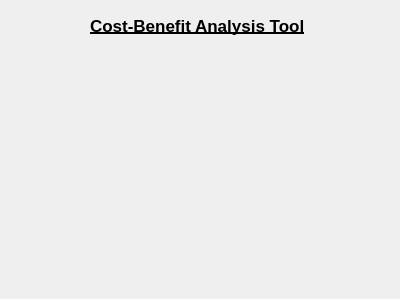
<?xml version="1.0" encoding="UTF-8"?>
<ui version="4.0">
 <class>AboutWindow</class>
 <widget class="QDialog" name="AboutWindow">
  <property name="geometry">
   <rect>
    <x>0</x>
    <y>0</y>
    <width>400</width>
    <height>299</height>
   </rect>
  </property>
  <property name="windowTitle">
   <string>About</string>
  </property>
  <widget class="QLabel" name="label">
   <property name="geometry">
    <rect>
     <x>90</x>
     <y>0</y>
     <width>251</width>
     <height>51</height>
    </rect>
   </property>
   <property name="font">
    <font>
     <pointsize>13</pointsize>
     <weight>75</weight>
     <bold>true</bold>
     <underline>true</underline>
    </font>
   </property>
   <property name="text">
    <string>Cost-Benefit Analysis Tool</string>
   </property>
  </widget>
 </widget>
 <resources/>
 <connections/>
</ui>
